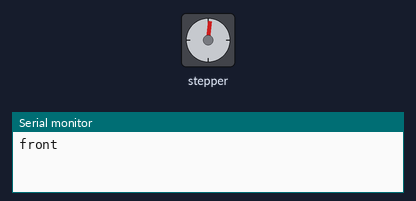
A sketch run on a simulated Arduino Uno, built with avr-gcc and run on an emulated ATmega328P. Parts: stepper motor, the last lines printed to the serial monitor. Stepper angles assume 200 steps per turn.

Above: at 0.05 s.
At 0.95 s:
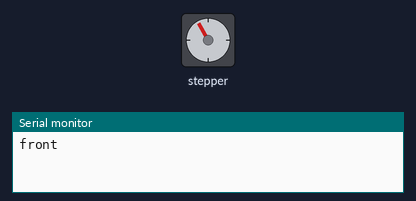
At 2.1 s:
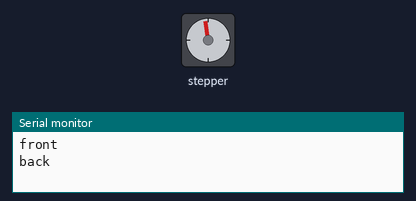
At 3.0 s:
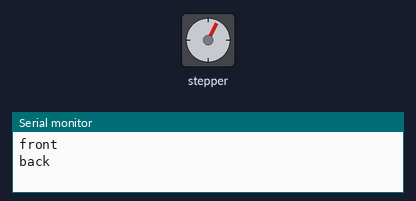
Timing chart, 0 to 5.2 s (numbered marks = the images above):
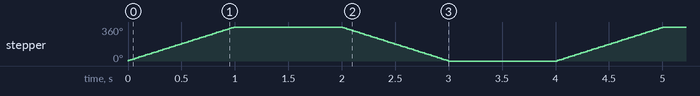

Measured:
- by itself, stepper: turns 360° clockwise in 0.99 s, then 360° counter-clockwise in 0.99 s, repeating every 4.0 s

The sketch:

stepper_test2.ino
```cpp
#include <Stepper.h>

const int stepsPerRevolution = 200;  // change this to fit the number of steps per revolution

Stepper myStepper(stepsPerRevolution, 2, 3, 4, 5);

void setup() {
  myStepper.setSpeed(60);
  Serial.begin(9600);
}

void loop() {
  Serial.println("front");
  myStepper.step(stepsPerRevolution);
  delay(1000);

  Serial.println("back");
  myStepper.step(-stepsPerRevolution);
  delay(1000);
}
```
